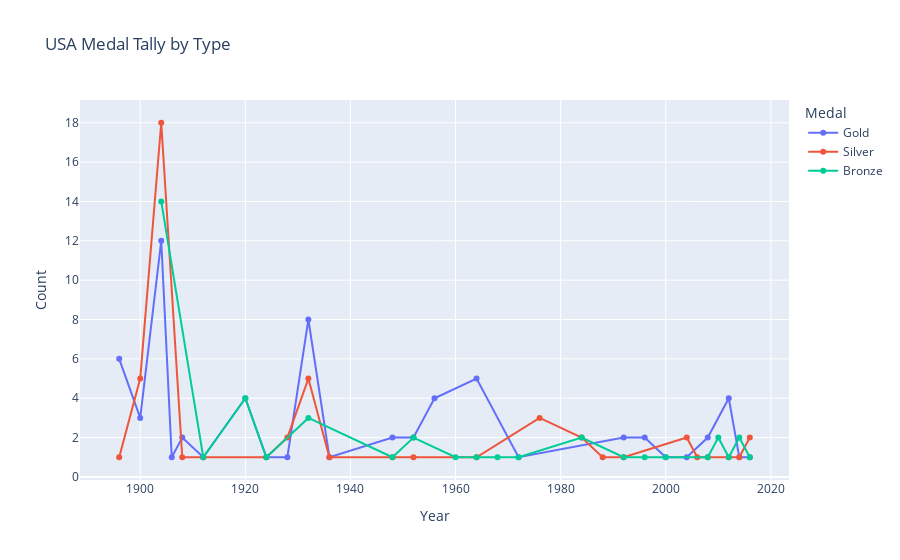

Write notebook code for a chart like this one.
### Code cell
final_df = new_df.groupby(['Year','Medal']).size().reset_index(name='Count')

fig = px.line(final_df, x='Year', y='Count', color='Medal',markers=True,title="USA Medal Tally by Type")
fig.show()

### Figure 1 — Plotly figure (JSON) as saved in the notebook; plotly's stock layout.template omitted (floating-point values rounded to 4 significant figures)
{"data": [{"hovertemplate": "Medal=Gold<br>Year=%{x}<br>Count=%{y}<extra></extra>", "legendgroup": "Gold", "line": {"color": "#636efa", "dash": "solid"}, "marker": {"symbol": "circle"}, "mode": "lines+markers", "name": "Gold", "orientation": "v", "showlegend": true, "type": "scatter", "x": [1896, 1900, 1904, 1906, 1908, 1912, 1920, 1924, 1928, 1932, 1936, 1948, 1952, 1956, 1964, 1972, 1992, 1996, 2000, 2004, 2008, 2012, 2014, 2016], "xaxis": "x", "y": [6, 3, 12, 1, 2, 1, 4, 1, 1, 8, 1, 2, 2, 4, 5, 1, 2, 2, 1, 1, 2, 4, 1, 1], "yaxis": "y"}, {"hovertemplate": "Medal=Silver<br>Year=%{x}<br>Count=%{y}<extra></extra>", "legendgroup": "Silver", "line": {"color": "#EF553B", "dash": "solid"}, "marker": {"symbol": "circle"}, "mode": "lines+markers", "name": "Silver", "orientation": "v", "showlegend": true, "type": "scatter", "x": [1896, 1900, 1904, 1908, 1912, 1924, 1928, 1932, 1936, 1948, 1952, 1964, 1976, 1984, 1988, 1992, 2004, 2006, 2008, 2012, 2014, 2016], "xaxis": "x", "y": [1, 5, 18, 1, 1, 1, 2, 5, 1, 1, 1, 1, 3, 2, 1, 1, 2, 1, 1, 1, 1, 2], "yaxis": "y"}, {"hovertemplate": "Medal=Bronze<br>Year=%{x}<br>Count=%{y}<extra></extra>", "legendgroup": "Bronze", "line": {"color": "#00cc96", "dash": "solid"}, "marker": {"symbol": "circle"}, "mode": "lines+markers", "name": "Bronze", "orientation": "v", "showlegend": true, "type": "scatter", "x": [1904, 1912, 1920, 1924, 1932, 1948, 1952, 1960, 1964, 1968, 1972, 1984, 1992, 1996, 2000, 2008, 2010, 2012, 2014, 2016], "xaxis": "x", "y": [14, 1, 4, 1, 3, 1, 2, 1, 1, 1, 1, 2, 1, 1, 1, 1, 2, 1, 2, 1], "yaxis": "y"}], "layout": {"legend": {"title": {"text": "Medal"}, "tracegroupgap": 0}, "title": {"text": "USA Medal Tally by Type"}, "xaxis": {"anchor": "y", "domain": [0, 1], "title": {"text": "Year"}}, "yaxis": {"anchor": "x", "domain": [0, 1], "title": {"text": "Count"}}}}
